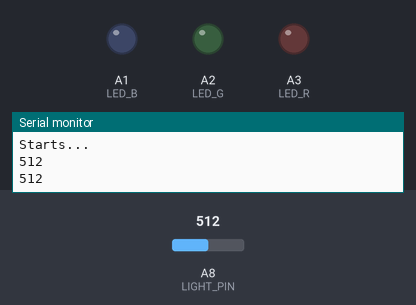
This program was run on a simulated Arduino Leonardo, built with avr-gcc and run on an emulated ATmega32U4. Shown: output pins drawn as LEDs (lit = HIGH), the last lines printed to the serial monitor. The inputs (shaded band) are chosen by the test bench; at power-on: A8 (LIGHT_PIN) = 512.

Above: at 8.8 s.
8.9 s: A8 (LIGHT_PIN) set to 0
At 16.5 s:
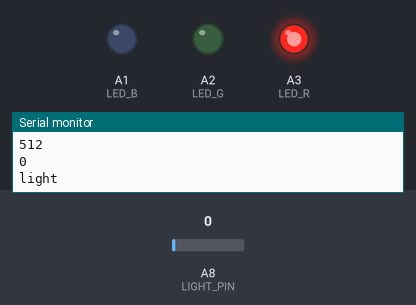
At 21.5 s:
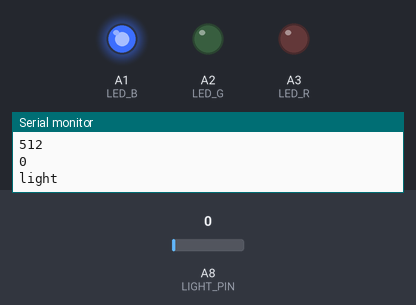
22.7 s: A8 (LIGHT_PIN) set to 122
At 25.2 s:
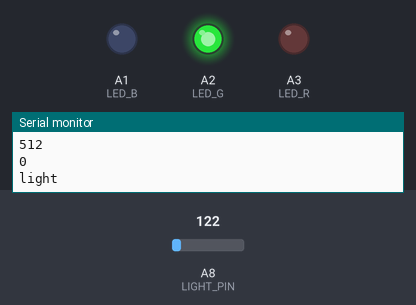
Timing chart, 0 to 36.7 s (numbered marks = the images above; inputs shaded):
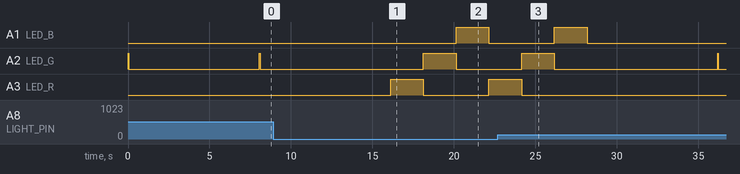

The program:

main.cpp
```cpp
#include <Arduino.h>
#include <avr/wdt.h>
#include <avr/sleep.h>
#include <LowPower.h>

#define LED_R A3
#define LED_G A2
#define LED_B A1
#define LIGHT_PIN (8)
#define LIGHTON_THRESHOLD (1)
#define MAX_CYCLES (360)

int counter = MAX_CYCLES;

void setup(void)
{
  Serial.begin(115200);
  Serial.println("*******************");
  Serial.println("Starts...");

  pinMode(LED_R, OUTPUT);
  pinMode(LED_G, OUTPUT);
  pinMode(LED_B, OUTPUT);

  pinMode(LIGHT_PIN, INPUT);
}

void flash(uint8_t pin, int start, int stop)
{
  digitalWrite(pin, HIGH);
  delay(start);
  digitalWrite(pin, LOW);
  delay(stop);
}

void lightUp(void)
{
  Serial.println("light");
  flash(LED_R, 2000, 10);
  flash(LED_G, 2000, 10);
  flash(LED_B, 2000, 10);
  flash(LED_R, 2000, 10);
  flash(LED_G, 2000, 10);
  flash(LED_B, 2000, 10);
}

void heartBeat(uint8_t pin)
{
  flash(pin, 50, 10);
}

void sleepNow()
{
  Serial.println("sleep");
  set_sleep_mode(SLEEP_MODE_PWR_DOWN);
  sleep_mode();
  sleep_disable();
}

int readLight()
{
  int light = analogRead(LIGHT_PIN);
  Serial.println(light);
  return light;
}

bool isDark()
{
  return readLight() < LIGHTON_THRESHOLD;
}

void loop(void)
{
  if (counter > 0)
  {
    if (isDark())
    {
      lightUp();
      counter--;
    }
    else
    {
      heartBeat(LED_G);
      counter = MAX_CYCLES;
    }
  }
  else
  {
    if (!isDark())
    {
      counter = MAX_CYCLES;
    }
    else
    {
      heartBeat(LED_R);
    }
  }

  // LowPower.idle(SLEEP_8S, ADC_OFF, TIMER4_OFF, TIMER3_OFF, TIMER1_OFF, TIMER0_OFF, SPI_OFF, USART1_OFF, TWI_OFF, USB_OFF);
  LowPower.powerDown(SLEEP_8S, ADC_OFF, BOD_OFF);
}
```

Measured:
- after the input at 8.9 s, A1 (LED_B): LOW → HIGH after 11.2 s, → LOW 2.0 s later; A3 (LED_R): LOW → HIGH after 7.2 s, → LOW 2.0 s later, → HIGH 4.0 s later
- after the input at 22.7 s, A3 (LED_R): goes on until 24.2 s, then stays LOW
